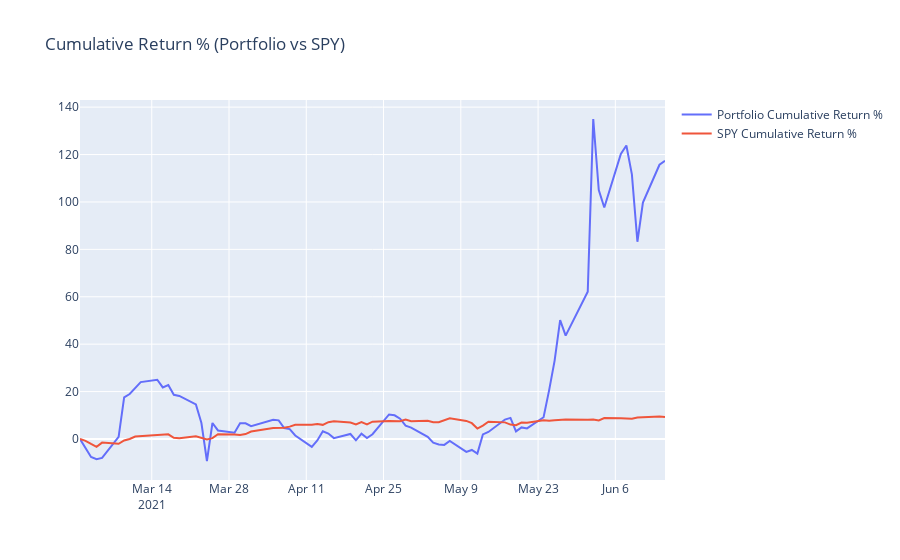

Notebook code cell kept with this figure:
### Code cell
# Visualize Return %
fig1 = go.Figure()
fig1.add_trace(go.Scatter(x=portfolio_val.index, y= portfolio_val['Cum Return %'], name='Portfolio Cumulative Return %'))
fig1.add_trace(go.Scatter(x=SPY.index, y=SPY['Cum Return %'],name='SPY Cumulative Return %'))
fig1.update_layout(title="Cumulative Return % (Portfolio vs SPY)")
